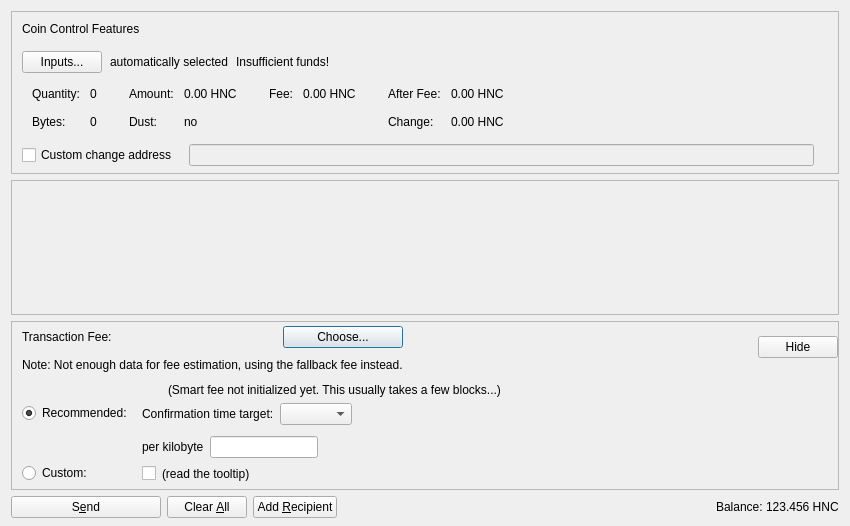
<?xml version="1.0" encoding="UTF-8"?>
<ui version="4.0">
 <class>SendCoinsDialog</class>
 <widget class="QDialog" name="SendCoinsDialog">
  <property name="geometry">
   <rect>
    <x>0</x>
    <y>0</y>
    <width>850</width>
    <height>526</height>
   </rect>
  </property>
  <property name="windowTitle">
   <string>Send Coins</string>
  </property>
  <layout class="QVBoxLayout" name="verticalLayout" stretch="0,1,0,0">
   <property name="bottomMargin">
    <number>8</number>
   </property>
   <item>
    <widget class="QFrame" name="frameCoinControl">
     <property name="sizePolicy">
      <sizepolicy hsizetype="Expanding" vsizetype="Expanding">
       <horstretch>0</horstretch>
       <verstretch>0</verstretch>
      </sizepolicy>
     </property>
     <property name="maximumSize">
      <size>
       <width>16777215</width>
       <height>16777215</height>
      </size>
     </property>
     <property name="frameShape">
      <enum>QFrame::StyledPanel</enum>
     </property>
     <property name="frameShadow">
      <enum>QFrame::Sunken</enum>
     </property>
     <layout class="QVBoxLayout" name="verticalLayoutCoinControl2">
      <property name="spacing">
       <number>0</number>
      </property>
      <property name="leftMargin">
       <number>0</number>
      </property>
      <property name="topMargin">
       <number>0</number>
      </property>
      <property name="rightMargin">
       <number>0</number>
      </property>
      <property name="bottomMargin">
       <number>6</number>
      </property>
      <item>
       <layout class="QVBoxLayout" name="verticalLayoutCoinControl" stretch="0,0,0,0,1">
        <property name="spacing">
         <number>0</number>
        </property>
        <property name="leftMargin">
         <number>10</number>
        </property>
        <property name="topMargin">
         <number>10</number>
        </property>
        <item>
         <layout class="QHBoxLayout" name="horizontalLayoutCoinControl1">
          <property name="bottomMargin">
           <number>15</number>
          </property>
          <item>
           <widget class="QLabel" name="labelCoinControlFeatures">
            <property name="sizePolicy">
             <sizepolicy hsizetype="Preferred" vsizetype="Maximum">
              <horstretch>0</horstretch>
              <verstretch>0</verstretch>
             </sizepolicy>
            </property>
            <property name="text">
             <string>Coin Control Features</string>
            </property>
           </widget>
          </item>
         </layout>
        </item>
        <item>
         <layout class="QHBoxLayout" name="horizontalLayoutCoinControl2" stretch="0,0,0,0">
          <property name="spacing">
           <number>8</number>
          </property>
          <property name="bottomMargin">
           <number>10</number>
          </property>
          <item>
           <widget class="QPushButton" name="pushButtonCoinControl">
            <property name="styleSheet">
             <string notr="true"/>
            </property>
            <property name="text">
             <string>Inputs...</string>
            </property>
            <property name="autoDefault">
             <bool>false</bool>
            </property>
           </widget>
          </item>
          <item>
           <widget class="QLabel" name="labelCoinControlAutomaticallySelected">
            <property name="text">
             <string>automatically selected</string>
            </property>
            <property name="margin">
             <number>5</number>
            </property>
           </widget>
          </item>
          <item>
           <widget class="QLabel" name="labelCoinControlInsuffFunds">
            <property name="text">
             <string>Insufficient funds!</string>
            </property>
            <property name="margin">
             <number>5</number>
            </property>
           </widget>
          </item>
          <item>
           <spacer name="horizontalSpacerCoinControl">
            <property name="orientation">
             <enum>Qt::Horizontal</enum>
            </property>
            <property name="sizeHint" stdset="0">
             <size>
              <width>40</width>
              <height>1</height>
             </size>
            </property>
           </spacer>
          </item>
         </layout>
        </item>
        <item>
         <widget class="QWidget" name="widgetCoinControl" native="true">
          <property name="sizePolicy">
           <sizepolicy hsizetype="Preferred" vsizetype="Preferred">
            <horstretch>0</horstretch>
            <verstretch>0</verstretch>
           </sizepolicy>
          </property>
          <property name="minimumSize">
           <size>
            <width>0</width>
            <height>0</height>
           </size>
          </property>
          <property name="styleSheet">
           <string notr="true"/>
          </property>
          <layout class="QHBoxLayout" name="horizontalLayoutCoinControl5">
           <property name="leftMargin">
            <number>0</number>
           </property>
           <property name="topMargin">
            <number>0</number>
           </property>
           <property name="rightMargin">
            <number>0</number>
           </property>
           <property name="bottomMargin">
            <number>0</number>
           </property>
           <item>
            <layout class="QHBoxLayout" name="horizontalLayoutCoinControl3" stretch="0,0,0,1">
             <property name="spacing">
              <number>20</number>
             </property>
             <property name="topMargin">
              <number>0</number>
             </property>
             <property name="bottomMargin">
              <number>10</number>
             </property>
             <item>
              <layout class="QFormLayout" name="formLayoutCoinControl1">
               <property name="horizontalSpacing">
                <number>10</number>
               </property>
               <property name="verticalSpacing">
                <number>14</number>
               </property>
               <property name="leftMargin">
                <number>10</number>
               </property>
               <property name="topMargin">
                <number>4</number>
               </property>
               <property name="rightMargin">
                <number>6</number>
               </property>
               <item row="0" column="0">
                <widget class="QLabel" name="labelCoinControlQuantityText">
                 <property name="text">
                  <string>Quantity:</string>
                 </property>
                 <property name="margin">
                  <number>0</number>
                 </property>
                </widget>
               </item>
               <item row="0" column="1">
                <widget class="QLabel" name="labelCoinControlQuantity">
                 <property name="cursor">
                  <cursorShape>IBeamCursor</cursorShape>
                 </property>
                 <property name="contextMenuPolicy">
                  <enum>Qt::ActionsContextMenu</enum>
                 </property>
                 <property name="text">
                  <string notr="true">0</string>
                 </property>
                 <property name="margin">
                  <number>0</number>
                 </property>
                 <property name="textInteractionFlags">
                  <set>Qt::LinksAccessibleByMouse|Qt::TextSelectableByKeyboard|Qt::TextSelectableByMouse</set>
                 </property>
                </widget>
               </item>
               <item row="1" column="0">
                <widget class="QLabel" name="labelCoinControlBytesText">
                 <property name="text">
                  <string>Bytes:</string>
                 </property>
                </widget>
               </item>
               <item row="1" column="1">
                <widget class="QLabel" name="labelCoinControlBytes">
                 <property name="cursor">
                  <cursorShape>IBeamCursor</cursorShape>
                 </property>
                 <property name="contextMenuPolicy">
                  <enum>Qt::ActionsContextMenu</enum>
                 </property>
                 <property name="text">
                  <string notr="true">0</string>
                 </property>
                 <property name="textInteractionFlags">
                  <set>Qt::LinksAccessibleByMouse|Qt::TextSelectableByKeyboard|Qt::TextSelectableByMouse</set>
                 </property>
                </widget>
               </item>
              </layout>
             </item>
             <item>
              <layout class="QFormLayout" name="formLayoutCoinControl2">
               <property name="horizontalSpacing">
                <number>10</number>
               </property>
               <property name="verticalSpacing">
                <number>14</number>
               </property>
               <property name="leftMargin">
                <number>6</number>
               </property>
               <property name="topMargin">
                <number>4</number>
               </property>
               <property name="rightMargin">
                <number>6</number>
               </property>
               <item row="0" column="0">
                <widget class="QLabel" name="labelCoinControlAmountText">
                 <property name="text">
                  <string>Amount:</string>
                 </property>
                 <property name="margin">
                  <number>0</number>
                 </property>
                </widget>
               </item>
               <item row="0" column="1">
                <widget class="QLabel" name="labelCoinControlAmount">
                 <property name="cursor">
                  <cursorShape>IBeamCursor</cursorShape>
                 </property>
                 <property name="contextMenuPolicy">
                  <enum>Qt::ActionsContextMenu</enum>
                 </property>
                 <property name="text">
                  <string notr="true">0.00 HNC</string>
                 </property>
                 <property name="textInteractionFlags">
                  <set>Qt::LinksAccessibleByMouse|Qt::TextSelectableByKeyboard|Qt::TextSelectableByMouse</set>
                 </property>
                </widget>
               </item>
               <item row="1" column="0">
                <widget class="QLabel" name="labelCoinControlLowOutputText">
                 <property name="text">
                  <string>Dust:</string>
                 </property>
                </widget>
               </item>
               <item row="1" column="1">
                <widget class="QLabel" name="labelCoinControlLowOutput">
                 <property name="cursor">
                  <cursorShape>IBeamCursor</cursorShape>
                 </property>
                 <property name="contextMenuPolicy">
                  <enum>Qt::ActionsContextMenu</enum>
                 </property>
                 <property name="text">
                  <string notr="true">no</string>
                 </property>
                 <property name="textInteractionFlags">
                  <set>Qt::LinksAccessibleByMouse|Qt::TextSelectableByKeyboard|Qt::TextSelectableByMouse</set>
                 </property>
                </widget>
               </item>
              </layout>
             </item>
             <item>
              <layout class="QFormLayout" name="formLayoutCoinControl3">
               <property name="horizontalSpacing">
                <number>10</number>
               </property>
               <property name="verticalSpacing">
                <number>14</number>
               </property>
               <property name="leftMargin">
                <number>6</number>
               </property>
               <property name="topMargin">
                <number>4</number>
               </property>
               <property name="rightMargin">
                <number>6</number>
               </property>
               <item row="0" column="0">
                <widget class="QLabel" name="labelCoinControlFeeText">
                 <property name="text">
                  <string>Fee:</string>
                 </property>
                 <property name="margin">
                  <number>0</number>
                 </property>
                </widget>
               </item>
               <item row="0" column="1">
                <widget class="QLabel" name="labelCoinControlFee">
                 <property name="cursor">
                  <cursorShape>IBeamCursor</cursorShape>
                 </property>
                 <property name="contextMenuPolicy">
                  <enum>Qt::ActionsContextMenu</enum>
                 </property>
                 <property name="text">
                  <string notr="true">0.00 HNC</string>
                 </property>
                 <property name="textInteractionFlags">
                  <set>Qt::LinksAccessibleByMouse|Qt::TextSelectableByKeyboard|Qt::TextSelectableByMouse</set>
                 </property>
                </widget>
               </item>
              </layout>
             </item>
             <item>
              <layout class="QFormLayout" name="formLayoutCoinControl4">
               <property name="horizontalSpacing">
                <number>10</number>
               </property>
               <property name="verticalSpacing">
                <number>14</number>
               </property>
               <property name="leftMargin">
                <number>6</number>
               </property>
               <property name="topMargin">
                <number>4</number>
               </property>
               <property name="rightMargin">
                <number>6</number>
               </property>
               <item row="0" column="0">
                <widget class="QLabel" name="labelCoinControlAfterFeeText">
                 <property name="text">
                  <string>After Fee:</string>
                 </property>
                 <property name="margin">
                  <number>0</number>
                 </property>
                </widget>
               </item>
               <item row="0" column="1">
                <widget class="QLabel" name="labelCoinControlAfterFee">
                 <property name="cursor">
                  <cursorShape>IBeamCursor</cursorShape>
                 </property>
                 <property name="contextMenuPolicy">
                  <enum>Qt::ActionsContextMenu</enum>
                 </property>
                 <property name="text">
                  <string notr="true">0.00 HNC</string>
                 </property>
                 <property name="textInteractionFlags">
                  <set>Qt::LinksAccessibleByMouse|Qt::TextSelectableByKeyboard|Qt::TextSelectableByMouse</set>
                 </property>
                </widget>
               </item>
               <item row="1" column="0">
                <widget class="QLabel" name="labelCoinControlChangeText">
                 <property name="text">
                  <string>Change:</string>
                 </property>
                </widget>
               </item>
               <item row="1" column="1">
                <widget class="QLabel" name="labelCoinControlChange">
                 <property name="cursor">
                  <cursorShape>IBeamCursor</cursorShape>
                 </property>
                 <property name="contextMenuPolicy">
                  <enum>Qt::ActionsContextMenu</enum>
                 </property>
                 <property name="text">
                  <string notr="true">0.00 HNC</string>
                 </property>
                 <property name="textInteractionFlags">
                  <set>Qt::LinksAccessibleByMouse|Qt::TextSelectableByKeyboard|Qt::TextSelectableByMouse</set>
                 </property>
                </widget>
               </item>
              </layout>
             </item>
            </layout>
           </item>
          </layout>
         </widget>
        </item>
        <item>
         <layout class="QHBoxLayout" name="horizontalLayoutCoinControl4" stretch="0,0,0">
          <property name="spacing">
           <number>12</number>
          </property>
          <property name="sizeConstraint">
           <enum>QLayout::SetDefaultConstraint</enum>
          </property>
          <property name="topMargin">
           <number>5</number>
          </property>
          <property name="rightMargin">
           <number>5</number>
          </property>
          <item>
           <widget class="QCheckBox" name="checkBoxCoinControlChange">
            <property name="toolTip">
             <string>If this is activated, but the change address is empty or invalid, change will be sent to a newly generated address.</string>
            </property>
            <property name="text">
             <string>Custom change address</string>
            </property>
           </widget>
          </item>
          <item>
           <widget class="QValidatedLineEdit" name="lineEditCoinControlChange">
            <property name="enabled">
             <bool>false</bool>
            </property>
            <property name="sizePolicy">
             <sizepolicy hsizetype="Expanding" vsizetype="Fixed">
              <horstretch>0</horstretch>
              <verstretch>0</verstretch>
             </sizepolicy>
            </property>
           </widget>
          </item>
          <item>
           <widget class="QLabel" name="labelCoinControlChangeLabel">
            <property name="sizePolicy">
             <sizepolicy hsizetype="Preferred" vsizetype="Expanding">
              <horstretch>0</horstretch>
              <verstretch>0</verstretch>
             </sizepolicy>
            </property>
            <property name="minimumSize">
             <size>
              <width>0</width>
              <height>0</height>
             </size>
            </property>
            <property name="text">
             <string/>
            </property>
            <property name="margin">
             <number>3</number>
            </property>
           </widget>
          </item>
         </layout>
        </item>
        <item>
         <spacer name="verticalSpacerCoinControl">
          <property name="orientation">
           <enum>Qt::Vertical</enum>
          </property>
          <property name="sizeHint" stdset="0">
           <size>
            <width>800</width>
            <height>1</height>
           </size>
          </property>
         </spacer>
        </item>
       </layout>
      </item>
     </layout>
    </widget>
   </item>
   <item>
    <widget class="QScrollArea" name="scrollArea">
     <property name="widgetResizable">
      <bool>true</bool>
     </property>
     <widget class="QWidget" name="scrollAreaWidgetContents">
      <property name="geometry">
       <rect>
        <x>0</x>
        <y>0</y>
        <width>830</width>
        <height>104</height>
       </rect>
      </property>
      <layout class="QVBoxLayout" name="verticalLayout_2" stretch="0,1">
       <property name="leftMargin">
        <number>0</number>
       </property>
       <property name="topMargin">
        <number>0</number>
       </property>
       <property name="rightMargin">
        <number>0</number>
       </property>
       <property name="bottomMargin">
        <number>0</number>
       </property>
       <item>
        <layout class="QVBoxLayout" name="entries">
         <property name="spacing">
          <number>6</number>
         </property>
        </layout>
       </item>
       <item>
        <spacer name="verticalSpacer">
         <property name="orientation">
          <enum>Qt::Vertical</enum>
         </property>
         <property name="sizeHint" stdset="0">
          <size>
           <width>20</width>
           <height>40</height>
          </size>
         </property>
        </spacer>
       </item>
      </layout>
     </widget>
    </widget>
   </item>
   <item>
    <widget class="QFrame" name="frameFee">
     <property name="sizePolicy">
      <sizepolicy hsizetype="Expanding" vsizetype="Expanding">
       <horstretch>0</horstretch>
       <verstretch>0</verstretch>
      </sizepolicy>
     </property>
     <property name="maximumSize">
      <size>
       <width>16777215</width>
       <height>16777215</height>
      </size>
     </property>
     <property name="frameShape">
      <enum>QFrame::StyledPanel</enum>
     </property>
     <property name="frameShadow">
      <enum>QFrame::Sunken</enum>
     </property>
     <layout class="QVBoxLayout" name="verticalLayoutFee1">
      <property name="spacing">
       <number>0</number>
      </property>
      <property name="leftMargin">
       <number>0</number>
      </property>
      <property name="topMargin">
       <number>0</number>
      </property>
      <property name="rightMargin">
       <number>0</number>
      </property>
      <property name="bottomMargin">
       <number>0</number>
      </property>
      <item>
       <layout class="QVBoxLayout" name="verticalLayoutFee2" stretch="0,0,0">
        <property name="spacing">
         <number>0</number>
        </property>
        <property name="leftMargin">
         <number>10</number>
        </property>
        <property name="topMargin">
         <number>0</number>
        </property>
        <item>
         <layout class="QHBoxLayout" name="horizontalLayoutFee1">
          <property name="bottomMargin">
           <number>0</number>
          </property>
          <item>
           <layout class="QVBoxLayout" name="verticalLayoutFee7">
            <property name="spacing">
             <number>0</number>
            </property>
            <item>
             <spacer name="verticalSpacerSmartFee">
              <property name="orientation">
               <enum>Qt::Vertical</enum>
              </property>
              <property name="sizeType">
               <enum>QSizePolicy::Fixed</enum>
              </property>
              <property name="sizeHint" stdset="0">
               <size>
                <width>1</width>
                <height>4</height>
               </size>
              </property>
             </spacer>
            </item>
            <item>
             <layout class="QHBoxLayout" name="horizontalLayoutSmartFee">
              <property name="spacing">
               <number>10</number>
              </property>
              <item>
               <widget class="QLabel" name="labelFeeHeadline">
                <property name="sizePolicy">
                 <sizepolicy hsizetype="Preferred" vsizetype="Maximum">
                  <horstretch>0</horstretch>
                  <verstretch>0</verstretch>
                 </sizepolicy>
                </property>
                <property name="text">
                 <string>Transaction Fee:</string>
                </property>
               </widget>
              </item>
              <item>
               <widget class="QLabel" name="labelFeeMinimized">
                <property name="text">
                 <string/>
                </property>
               </widget>
              </item>
              <item>
               <widget class="QPushButton" name="buttonChooseFee">
                <property name="text">
                 <string>Choose...</string>
                </property>
               </widget>
              </item>
             </layout>
            </item>
            <item>
             <spacer name="verticalSpacer_7">
              <property name="orientation">
               <enum>Qt::Vertical</enum>
              </property>
              <property name="sizeHint" stdset="0">
               <size>
                <width>1</width>
                <height>10</height>
               </size>
              </property>
             </spacer>
            </item>
            <item>
             <widget class="QLabel" name="fallbackFeeWarningLabel">
              <property name="toolTip">
               <string>Using the fallbackfee can result in sending a transaction that will take several hours or days (or never) to confirm. Consider choosing your fee manually or wait until you have validated the complete chain.</string>
              </property>
              <property name="text">
               <string>Note: Not enough data for fee estimation, using the fallback fee instead.</string>
              </property>
              <property name="wordWrap">
               <bool>false</bool>
              </property>
             </widget>
            </item>
            <item>
             <spacer name="verticalSpacer_5">
              <property name="orientation">
               <enum>Qt::Vertical</enum>
              </property>
              <property name="sizeHint" stdset="0">
               <size>
                <width>1</width>
                <height>1</height>
               </size>
              </property>
             </spacer>
            </item>
           </layout>
          </item>
          <item>
           <spacer name="horizontalSpacer_4">
            <property name="orientation">
             <enum>Qt::Horizontal</enum>
            </property>
            <property name="sizeHint" stdset="0">
             <size>
              <width>1</width>
              <height>1</height>
             </size>
            </property>
           </spacer>
          </item>
          <item>
           <widget class="QPushButton" name="buttonMinimizeFee">
            <property name="toolTip">
             <string>collapse fee-settings</string>
            </property>
            <property name="text">
             <string>Hide</string>
            </property>
           </widget>
          </item>
         </layout>
        </item>
        <item>
         <widget class="QFrame" name="frameFeeSelection">
          <layout class="QVBoxLayout" name="verticalLayoutFee12">
           <property name="spacing">
            <number>0</number>
           </property>
           <property name="leftMargin">
            <number>0</number>
           </property>
           <property name="topMargin">
            <number>0</number>
           </property>
           <property name="rightMargin">
            <number>0</number>
           </property>
           <property name="bottomMargin">
            <number>0</number>
           </property>
           <item>
            <layout class="QGridLayout" name="gridLayoutFee">
             <property name="topMargin">
              <number>10</number>
             </property>
             <property name="bottomMargin">
              <number>4</number>
             </property>
             <property name="horizontalSpacing">
              <number>10</number>
             </property>
             <property name="verticalSpacing">
              <number>4</number>
             </property>
             <item row="1" column="1">
              <layout class="QVBoxLayout" name="verticalLayoutFee8">
               <property name="spacing">
                <number>6</number>
               </property>
               <property name="topMargin">
                <number>3</number>
               </property>
               <item>
                <layout class="QHBoxLayout" name="horizontalLayoutFee13" stretch="0,0,1">
                 <item>
                  <widget class="QLabel" name="labelCustomPerKilobyte">
                   <property name="toolTip">
                    <string>If the custom fee is set to 1000 duffs and the transaction is only 250 bytes, then &quot;per kilobyte&quot; only pays 250 duffs in fee,&lt;br /&gt;while &quot;at least&quot; pays 1000 duffs. For transactions bigger than a kilobyte both pay by kilobyte.</string>
                   </property>
                   <property name="text">
                    <string>per kilobyte</string>
                   </property>
                  </widget>
                 </item>
                 <item>
                  <widget class="BitcoinAmountField" name="customFee"/>
                 </item>
                 <item>
                  <spacer name="horizontalSpacer_6">
                   <property name="orientation">
                    <enum>Qt::Horizontal</enum>
                   </property>
                   <property name="sizeHint" stdset="0">
                    <size>
                     <width>1</width>
                     <height>1</height>
                    </size>
                   </property>
                  </spacer>
                 </item>
                </layout>
               </item>
               <item>
                <layout class="QHBoxLayout" name="horizontalLayoutFee8">
                 <item>
                  <widget class="QCheckBox" name="checkBoxMinimumFee">
                   <property name="toolTip">
                    <string>Paying only the minimum fee is just fine as long as there is less transaction volume than space in the blocks.&lt;br /&gt;But be aware that this can end up in a never confirming transaction once there is more demand for helleniccoin transactions than the network can process.</string>
                   </property>
                   <property name="text">
                    <string/>
                   </property>
                  </widget>
                 </item>
                 <item>
                  <widget class="QLabel" name="labelMinFeeWarning">
                   <property name="enabled">
                    <bool>true</bool>
                   </property>
                   <property name="toolTip">
                    <string>Paying only the minimum fee is just fine as long as there is less transaction volume than space in the blocks.&lt;br /&gt;But be aware that this can end up in a never confirming transaction once there is more demand for helleniccoin transactions than the network can process.</string>
                   </property>
                   <property name="text">
                    <string>(read the tooltip)</string>
                   </property>
                   <property name="margin">
                    <number>5</number>
                   </property>
                  </widget>
                 </item>
                 <item>
                  <spacer name="horizontalSpacer_2">
                   <property name="orientation">
                    <enum>Qt::Horizontal</enum>
                   </property>
                   <property name="sizeHint" stdset="0">
                    <size>
                     <width>1</width>
                     <height>1</height>
                    </size>
                   </property>
                  </spacer>
                 </item>
                </layout>
               </item>
              </layout>
             </item>
             <item row="0" column="0">
              <layout class="QVBoxLayout" name="verticalLayoutFee4" stretch="0,1">
               <property name="topMargin">
                <number>20</number>
               </property>
               <property name="bottomMargin">
                <number>3</number>
               </property>
               <item>
                <widget class="QRadioButton" name="radioSmartFee">
                 <property name="text">
                  <string>Recommended:</string>
                 </property>
                 <property name="checked">
                  <bool>true</bool>
                 </property>
                 <attribute name="buttonGroup">
                  <string notr="true">groupFee</string>
                 </attribute>
                </widget>
               </item>
               <item>
                <spacer name="verticalSpacer_2">
                 <property name="orientation">
                  <enum>Qt::Vertical</enum>
                 </property>
                 <property name="sizeHint" stdset="0">
                  <size>
                   <width>1</width>
                   <height>1</height>
                  </size>
                 </property>
                </spacer>
               </item>
              </layout>
             </item>
             <item row="1" column="0">
              <layout class="QVBoxLayout" name="verticalLayoutFee9" stretch="0,1">
               <property name="topMargin">
                <number>30</number>
               </property>
               <item>
                <widget class="QRadioButton" name="radioCustomFee">
                 <property name="text">
                  <string>Custom:</string>
                 </property>
                 <attribute name="buttonGroup">
                  <string notr="true">groupFee</string>
                 </attribute>
                </widget>
               </item>
               <item>
                <spacer name="verticalSpacer_6">
                 <property name="orientation">
                  <enum>Qt::Vertical</enum>
                 </property>
                 <property name="sizeHint" stdset="0">
                  <size>
                   <width>1</width>
                   <height>1</height>
                  </size>
                 </property>
                </spacer>
               </item>
              </layout>
             </item>
             <item row="0" column="1">
              <layout class="QVBoxLayout" name="verticalLayoutFee3" stretch="0,0,1">
               <property name="spacing">
                <number>6</number>
               </property>
               <property name="topMargin">
                <number>0</number>
               </property>
               <property name="bottomMargin">
                <number>3</number>
               </property>
               <item>
                <layout class="QHBoxLayout" name="horizontalLayoutFee12">
                 <item>
                  <widget class="QLabel" name="labelSmartFee">
                   <property name="text">
                    <string/>
                   </property>
                   <property name="margin">
                    <number>2</number>
                   </property>
                  </widget>
                 </item>
                 <item>
                  <widget class="QLabel" name="labelFeeEstimation">
                   <property name="text">
                    <string/>
                   </property>
                  </widget>
                 </item>
                 <item>
                  <widget class="QLabel" name="labelSmartFee2">
                   <property name="text">
                    <string>(Smart fee not initialized yet. This usually takes a few blocks...)</string>
                   </property>
                   <property name="margin">
                    <number>2</number>
                   </property>
                  </widget>
                 </item>
                 <item>
                  <spacer name="horizontalSpacer_5">
                   <property name="orientation">
                    <enum>Qt::Horizontal</enum>
                   </property>
                   <property name="sizeHint" stdset="0">
                    <size>
                     <width>1</width>
                     <height>1</height>
                    </size>
                   </property>
                  </spacer>
                 </item>
                </layout>
               </item>
               <item>
                <layout class="QHBoxLayout" name="horizontalLayoutFee9">
                 <item>
                  <layout class="QVBoxLayout" name="verticalLayoutFee6">
                   <item>
                    <widget class="QLabel" name="labelSmartFee3">
                     <property name="text">
                      <string>Confirmation time target:</string>
                     </property>
                     <property name="margin">
                      <number>2</number>
                     </property>
                    </widget>
                   </item>
                  </layout>
                 </item>
                 <item>
                  <layout class="QVBoxLayout" name="verticalLayoutFee5">
                   <property name="rightMargin">
                    <number>30</number>
                   </property>
                   <item>
                    <layout class="QHBoxLayout" name="horizontalLayoutConfTarget">
                     <property name="bottomMargin">
                      <number>0</number>
                     </property>
                     <item>
                      <widget class="QComboBox" name="confTargetSelector"/>
                     </item>
                     <item>
                      <spacer name="horizontalSpacerConfTarget">
                       <property name="orientation">
                        <enum>Qt::Horizontal</enum>
                       </property>
                       <property name="sizeHint" stdset="0">
                        <size>
                         <width>40</width>
                         <height>20</height>
                        </size>
                       </property>
                      </spacer>
                     </item>
                    </layout>
                   </item>
                  </layout>
                 </item>
                </layout>
               </item>
               <item>
                <spacer name="verticalSpacer_4">
                 <property name="orientation">
                  <enum>Qt::Vertical</enum>
                 </property>
                 <property name="sizeHint" stdset="0">
                  <size>
                   <width>1</width>
                   <height>1</height>
                  </size>
                 </property>
                </spacer>
               </item>
              </layout>
             </item>
            </layout>
           </item>
          </layout>
         </widget>
        </item>
        <item>
         <spacer name="verticalSpacerFee">
          <property name="orientation">
           <enum>Qt::Vertical</enum>
          </property>
          <property name="sizeHint" stdset="0">
           <size>
            <width>800</width>
            <height>1</height>
           </size>
          </property>
         </spacer>
        </item>
       </layout>
      </item>
     </layout>
    </widget>
   </item>
   <item>
    <layout class="QHBoxLayout" name="horizontalLayout">
     <item>
      <widget class="QPushButton" name="sendButton">
       <property name="minimumSize">
        <size>
         <width>150</width>
         <height>0</height>
        </size>
       </property>
       <property name="toolTip">
        <string>Confirm the send action</string>
       </property>
       <property name="text">
        <string>S&amp;end</string>
       </property>
       <property name="autoDefault">
        <bool>false</bool>
       </property>
       <property name="default">
        <bool>false</bool>
       </property>
      </widget>
     </item>
     <item>
      <widget class="QPushButton" name="clearButton">
       <property name="sizePolicy">
        <sizepolicy hsizetype="Minimum" vsizetype="Fixed">
         <horstretch>0</horstretch>
         <verstretch>0</verstretch>
        </sizepolicy>
       </property>
       <property name="toolTip">
        <string>Clear all fields of the form.</string>
       </property>
       <property name="text">
        <string>Clear &amp;All</string>
       </property>
       <property name="autoDefault">
        <bool>false</bool>
       </property>
      </widget>
     </item>
     <item>
      <widget class="QPushButton" name="addButton">
       <property name="toolTip">
        <string>Send to multiple recipients at once</string>
       </property>
       <property name="text">
        <string>Add &amp;Recipient</string>
       </property>
       <property name="autoDefault">
        <bool>false</bool>
       </property>
      </widget>
     </item>
     <item>
      <spacer name="horizontalSpacer">
       <property name="orientation">
        <enum>Qt::Horizontal</enum>
       </property>
       <property name="sizeHint" stdset="0">
        <size>
         <width>40</width>
         <height>20</height>
        </size>
       </property>
      </spacer>
     </item>
     <item>
      <layout class="QHBoxLayout" name="horizontalLayout_2">
       <property name="spacing">
        <number>3</number>
       </property>
       <item>
        <widget class="QLabel" name="labelBalanceText">
         <property name="text">
          <string>Balance:</string>
         </property>
        </widget>
       </item>
       <item>
        <widget class="QLabel" name="labelBalance">
         <property name="sizePolicy">
          <sizepolicy hsizetype="Preferred" vsizetype="Preferred">
           <horstretch>0</horstretch>
           <verstretch>0</verstretch>
          </sizepolicy>
         </property>
         <property name="cursor">
          <cursorShape>IBeamCursor</cursorShape>
         </property>
         <property name="text">
          <string notr="true">123.456 HNC</string>
         </property>
         <property name="textInteractionFlags">
          <set>Qt::LinksAccessibleByMouse|Qt::TextSelectableByKeyboard|Qt::TextSelectableByMouse</set>
         </property>
        </widget>
       </item>
      </layout>
     </item>
    </layout>
   </item>
  </layout>
 </widget>
 <customwidgets>
  <customwidget>
   <class>QValidatedLineEdit</class>
   <extends>QLineEdit</extends>
   <header>qt/qvalidatedlineedit.h</header>
  </customwidget>
  <customwidget>
   <class>BitcoinAmountField</class>
   <extends>QLineEdit</extends>
   <header>qt/bitcoinamountfield.h</header>
   <container>1</container>
  </customwidget>
 </customwidgets>
 <resources>
  <include location="../helleniccoin.qrc"/>
 </resources>
 <connections/>
 <buttongroups>
  <buttongroup name="groupFee"/>
 </buttongroups>
</ui>
